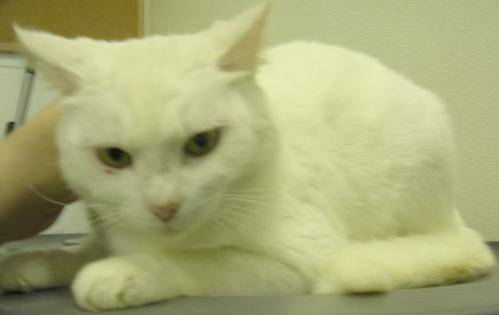
#> input picture Lab/data/cats_and_dogs_filtered/train/cats/cat.13.jpg, 499 x 315 px, found by its file name; its folder holds only this picture in this run
$ jupyter execute --allow-errors clustering.ipynb
#> lines starting #> are read from the running program, lines starting #| are printed output that depends on the picture
# A. K-Means

## 1. Ví dụ 1

Numpy:

[cell 1]
import numpy as np
import matplotlib.pyplot as plt
from scipy.spatial.distance import cdist
np.random.seed(11)

# Kỳ vọng và hiệp phương sai của 3 cụm dữ liệu
means = [[2, 2], [8, 3], [3, 6]]
cov = [[1, 0], [0, 1]]

# Số điểm mỗi cụm dữ liệu
N = 500

# Tạo các cụm dữ liệu qua phân bố chuẩn (Gaussian)
X0 = np.random.multivariate_normal(means[0], cov, N)
X1 = np.random.multivariate_normal(means[1], cov, N)
X2 = np.random.multivariate_normal(means[2], cov, N)
# Tổng hợp dữ liệu từ các cụm
X = np.concatenate((X0, X1, X2), axis = 0)

# Số cụm = 3
K = 3

# Gán nhãn ban đầu cho các cụm, sau đó ta test model và so sánh
original_label = np.asarray([0]*N + [1]*N + [2]*N).T

Visualize data:

[cell 2]
X0 = X[original_label == 0, :]
X1 = X[original_label == 1, :]
X2 = X[original_label == 2, :]

plt.plot(X0[:, 0], X0[:, 1], 'b^', markersize = 4, alpha = .8)
plt.plot(X1[:, 0], X1[:, 1], 'go', markersize = 4, alpha = .8)
plt.plot(X2[:, 0], X2[:, 1], 'rs', markersize = 4, alpha = .8)
plt.axis('equal')
plt.plot()
plt.show()
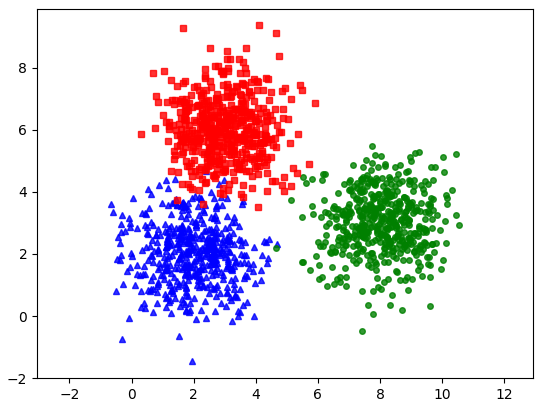
#> figure drawn by matplotlib, 1 panel

[cell 3]
def kmeans_display(X, label, centers=None):
    K = np.amax(label) + 1  # Số cụm

    # Tạo màu ngẫu nhiên cho các cụm
    colors = plt.cm.rainbow(np.linspace(0, 1, K))
    markers = ['o', 's', '^', 'v', '<', '>', 'p', '*', 'h', 'H']  # Các marker khác nhau cho mỗi cụm

    # Vẽ các điểm theo từng cụm
    for k in range(K):
        Xk = X[label == k, :]
        plt.scatter(Xk[:, 0], Xk[:, 1],
                   c=[colors[k]],
                   marker=markers[k % len(markers)],
                   alpha=0.6)

    # Vẽ các tâm cụm nếu có
    if centers is not None:
        for i in range(K):
            plt.plot(centers[i, 0], centers[i, 1], '*',
                    color='black',
                    markersize=15,
                    label=f'Centroid {i}')

    plt.title(f'K-means Clustering with {K} clusters')
    plt.legend()
    plt.axis('equal')
    plt.grid(True, alpha=0.3)
    plt.show()
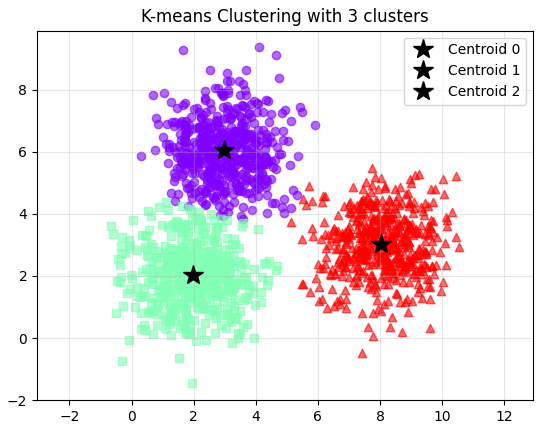
#> figure drawn by matplotlib, 1 panel

[cell 4]
def kmeans_init_centers(X, k):
    # randomly pick k rows of X as initial centers
    return X[np.random.choice(X.shape[0], k, replace=False)]

[cell 5]
def kmeans_assign_labels(X, centers):
    # calculate pairwise distances btw data and centers
    D = cdist(X, centers)
    # return index of the closest center
    return np.argmin(D, axis = 1)

[cell 6]
def kmeans_update_centers(X, labels, K):
    centers = np.zeros((K, X.shape[1]))
    for k in range(K):
        # collect all points assigned to the k-th cluster
        Xk = X[labels == k, :]
        # take average
        centers[k,:] = np.mean(Xk, axis = 0)
    return centers

[cell 7]
def has_converged(centers, new_centers):
    # return True if two sets of centers are the same
    return (set([tuple(a) for a in centers]) ==  set([tuple(a) for a in new_centers]))

[cell 8]
def kmeans(X, K):
    centers = [kmeans_init_centers(X, K)]
    labels = []
    it = 0
    while True:
        labels.append(kmeans_assign_labels(X, centers[-1]))
        new_centers = kmeans_update_centers(X, labels[-1], K)
        if has_converged(centers[-1], new_centers):
            break
        centers.append(new_centers)
        it += 1
    return (centers, labels, it)

[cell 9]
(centers, labels, it) = kmeans(X, K)
print('Centers found by our algorithm:')
print(centers[-1])

kmeans_display(X, labels[-1], centers[-1])

Sci-kit learn:

[cell 10]
from sklearn.cluster import KMeans
kmeans = KMeans(n_clusters=3, random_state=0).fit(X)
print('Centers found by scikit-learn:')
print(kmeans.cluster_centers_)
pred_label = kmeans.predict(X)
centroids = kmeans.cluster_centers_
kmeans_display(X, pred_label, centroids)
#> in kmeans_display (call 2), `plt.show()`:
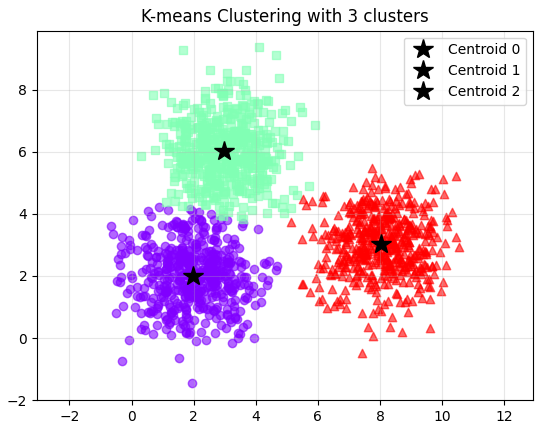
#> figure drawn by matplotlib, 1 panel

## 2. Ví dụ 2

[cell 11]
import numpy as np
from mnist.loader import MNIST
import matplotlib.pyplot as plt
from sklearn.cluster import KMeans
from sklearn.neighbors import NearestNeighbors
from sklearn.preprocessing import normalize

def display_network(A, m = -1, n = -1):
#> called with A = array of shape (2, 3), m = 3, n = 1
    opt_normalize = True
    opt_graycolor = True

    # Rescale
    A = A - np.average(A)

    # Compute rows & cols
    (row, col) = A.shape
    sz = int(np.ceil(np.sqrt(row)))
    buf = 1
    if m < 0 or n < 0:
        n = np.ceil(np.sqrt(col))
        m = np.ceil(col / n)


    image = np.ones(shape=(buf + m * (sz + buf), buf + n * (sz + buf)))

    if not opt_graycolor:
        image *= 0.1

    k = 0

    for i in range(int(m)):
        for j in range(int(n)):
            if k >= col:
                continue

            clim = np.max(np.abs(A[:, k]))

            if opt_normalize:
                image[buf+i*(sz+buf):buf+i*(sz+buf)+sz,buf+j*(sz+buf):buf+j*(sz+buf)+sz] = A[:, k].reshape(sz, sz) / clim
            else:
                image[buf+i*(sz+buf):buf+i*(sz+buf)+sz,buf+j*(sz+buf):buf+j*(sz+buf)+sz] = A[:, k].reshape(sz, sz) / np.max(np.abs(A))
            k += 1

    return image

# [32 lines left out: function display_color_network, not called in this run]

#> (a cell that did not finish here is left out)

[cell 13]
print(type(kmeans.cluster_centers_.T))
print(kmeans.cluster_centers_.T.shape)
#> (the rest of this cell did not finish here and is left out)

[cell 14]
from sklearn.neighbors import NearestNeighbors

N0 = 20;
X1 = np.zeros((N0*K, 784))
X2 = np.zeros((N0*K, 784))

#> (the rest of this cell did not finish here and is left out)

[cell 15]
plt.axis('off')
A = display_network(X2.T, K, N0)
f2 = plt.imshow(A, interpolation='nearest' )
plt.gray()
plt.show()
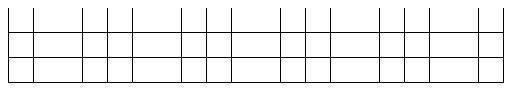
#> figure drawn by matplotlib, 1 panel

## Bài 1.1

[cell 16]
# train path
train_images_path = 'train-images-idx3-ubyte.gz'
train_labels_path = 'train-labels-idx1-ubyte.gz'
# test path
test_images_path = 't10k-images-idx3-ubyte.gz'
test_labels_path = 't10k-labels-idx1-ubyte.gz'

def get_mnist_data(images_path, labels_path, num_images
                   , shuffle=False, _is=True, image_size=28):
    # read data
    import gzip           # to decompress gz (zip) file

    # open file training to read training data
    f_images = gzip.open(images_path,'r')

    # skip 16 first bytes because these are not data, only header infor
    f_images.read(16)

    # general: read num_images data samples if this parameter is set;
    # if not, read all (60000 training or 10000 test)
    real_num = num_images if not shuffle else (60000 if _is else 10000)

    # read all data to buf_images (28x28xreal_num)
    buf_images = f_images.read(image_size * image_size * real_num)

    # images
    images = np.frombuffer(buf_images, dtype=np.uint8).astype(np.float32)
    images = images.reshape(real_num, image_size, image_size,)

    # Read labels
    f_labels = gzip.open(labels_path,'r')
    f_labels.read(8)

    labels = np.zeros((real_num)).astype(np.int64)

    # rearrange to correspond the images and labels
    for i in range(0, real_num):
        buf_labels = f_labels.read(1)
        labels[i] = np.frombuffer(buf_labels, dtype=np.uint8).astype(np.int64)

    # shuffle to get random images data
    if shuffle is True:
        rand_id = np.random.randint(real_num, size=num_images)

        images = images[rand_id, :]
        labels = labels[rand_id,]

    # change images data to type of vector 28x28 dimentional
    images = images.reshape(num_images, image_size * image_size)
    return images, labels

#> (the rest of this cell did not finish here and is left out)

[cell 17]
from sklearn.decomposition import PCA

pca = PCA(n_components=2)
#> (the rest of this cell did not finish here and is left out)

[cell 18]
# [24 lines left out: function visualize_all_digits, not called in this run]

# Visualize the transformed data with original labels
#> (the rest of this cell did not finish here and is left out)

Use plotly for flexibility:

[cell 19]
import plotly.express as px
import pandas as pd

# [35 lines left out: function interactive_digit_plot, not called in this run]

# Sử dụng với dữ liệu đã transform
#> (the rest of this cell did not finish here and is left out)

Sau khi áp dụng PCA với số chiều giữ lại là 2, ta có:
- Dữ liệu của ta có xu hướng phân thành 4 cụm khá rõ ràng:
  - Cụm 1
  - Cụm 4,7,9
  - Cụm 2,3,5,6,8
  - Cụm 0
- Kết quả này khá tương đồng so với trước khi giảm chiều: các chữ số (4,7,9), (3,5,8), (2,3,5) thường có nhiều điểm tương đồng
- Do đó, ta sẽ áp dụng Kmeans với số cụm là 4

[cell 20]
# [12 lines left out: function kmeans, not called in this run]

[cell 21]
K = 4
#> (the rest of this cell did not finish here and is left out)

- Kết quả phân cụm tương đối tốt, tuy nhiên, do Kmeans sử dụng đường trung trực giữa 2 centroid để phân biệt giữa 2 cụm nên kết quả vẫn còn khá thô
- Cluster 3 (số 0) đang bị rộng hơn so với dữ liệu trong thực tế

## Bài 1.2

[cell 22]
import os

base_dir = r"C:\Users\ADMIN\OneDrive\Machine Learning\machine_learning\Lab\lab9_cnn\cats_and_dogs_filtered"
train_dir = os.path.join(base_dir, 'train')
val_dir = os.path.join(base_dir, 'validation')
# Change the base_dir to where you put dataset
print("Contents of base directory:")
print(os.listdir(base_dir))

print("\nContents of train directory:")
print(os.listdir(train_dir))

print("\nContents of validation directory:")
#> (the rest of this cell did not finish here and is left out)

Flatten image:

[cell 23]
import os
import numpy as np
from PIL import Image
from tqdm import tqdm  # For progress bar

def load_and_flatten_images(directory, target_size=(128, 128)):
    """
        labels: 0 for cats, 1 for dogs
    """
#> called with target_size = (128, 128)
    images = []
    labels = []

    # Process each category (cats and dogs)
    for category in ['cats', 'dogs']:
        category_path = os.path.join(directory, category)
        label = 0 if category == 'cats' else 1

        # Get all images in the category folder
        image_files = os.listdir(category_path)

        # Process each image
        for image_file in tqdm(image_files):
            image_path = os.path.join(category_path, image_file)

            try:
                # Load and preprocess image
                img = Image.open(image_path)
#> img is the input picture: PIL image 499x315 RGB; mean R, G, B 169.3, 171.5, 120.3
                img = img.convert('RGB')  # Convert to RGB format
                img = img.resize(target_size)  # Resize image
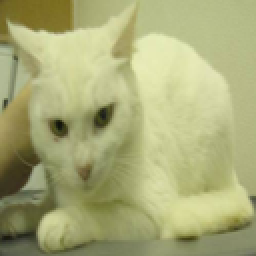
#> img: PIL image 128x128 RGB (shown 2 times larger); mean R, G, B 169.3, 171.5, 120.3

                # Convert to numpy array and flatten
                img_array = np.array(img)
                flattened = img_array.reshape(-1)  # Flatten the image

                images.append(flattened)
                labels.append(label)

            except Exception as e:
                print(f"Error processing {image_path}: {str(e)}")
                continue

    return np.array(images), np.array(labels)

# Load and flatten images from train directory
train_images, train_labels = load_and_flatten_images(train_dir)
#> train_labels = [0, 1]

# Print shapes to verify
print(f"\nFlattened images shape: {train_images.shape}")  # Should be (num_images, height*width*3)
#| Flattened images shape: (2, 49152)
print(f"Labels shape: {train_labels.shape}")  # Should be (num_images,)
#| Labels shape: (2,)

# Print some statistics
print(f"\nNumber of cats: {np.sum(train_labels == 0)}")
#| Number of cats: 1
print(f"Number of dogs: {np.sum(train_labels == 1)}")
#| Number of dogs: 1

train_images = train_images / 255.0

[cell 24]
kmeans = KMeans(n_clusters=2)
kmeans.fit(train_images)

[cell 25]
def visualize_cluster_images(images, cluster_labels, num_images_per_cluster=10, target_size=(128, 128)):
    """
    Visualize representative images from each cluster
    Args:
        images: Flattened image array (n_samples, n_features)
        cluster_labels: Cluster assignments
        num_images_per_cluster: Number of images to show per cluster (default increased to 10)
        target_size: Original image dimensions (height, width)
    """
#> called with images = array of shape (2, 49152), cluster_labels = array of shape (2,), num_images_per_cluster = 12, target_size = (128, 128)
    unique_clusters = np.unique(cluster_labels)
    n_clusters = len(unique_clusters)

    # Create a figure with subplots for each cluster
    # Increased figure size to accommodate more images
    fig, axes = plt.subplots(n_clusters, num_images_per_cluster,
                            figsize=(20, 4*n_clusters))

    # For each cluster
    for i, cluster in enumerate(unique_clusters):
        # Get indices of images in this cluster
        cluster_indices = np.where(cluster_labels == cluster)[0]

        # Get cluster statistics
        cluster_size = len(cluster_indices)
        actual_cats = np.sum(train_labels[cluster_indices] == 0)
        actual_dogs = np.sum(train_labels[cluster_indices] == 1)
        purity = max(actual_cats, actual_dogs) / cluster_size
        dominant_class = 'cats' if actual_cats > actual_dogs else 'dogs'

        # Randomly select images from this cluster
        selected_indices = np.random.choice(cluster_indices,
                                          size=min(num_images_per_cluster, len(cluster_indices)),
                                          replace=False)

        # Plot each selected image
        for j, idx in enumerate(selected_indices):
            # Reshape flattened image back to original dimensions
            img = images[idx].reshape(target_size[0], target_size[1], 3)

            # Plot
            axes[i, j].imshow(img)
            axes[i, j].axis('off')

            # Add title to first image in row
            if j == 0:
                title = f'Cluster {cluster}\n{dominant_class.capitalize()}: {purity:.1%}'
                axes[i, j].set_title(title, pad=20)
#> this loop made 2 passes
#> (actual_cats, actual_dogs, purity, dominant_class) on passes 1 to 2: (0, 1, 1, 'dogs'), (1, 0, 1, 'cats')

    plt.suptitle('Sample Images from Each Cluster', y=1.02, fontsize=16)
    plt.tight_layout()
    plt.show()
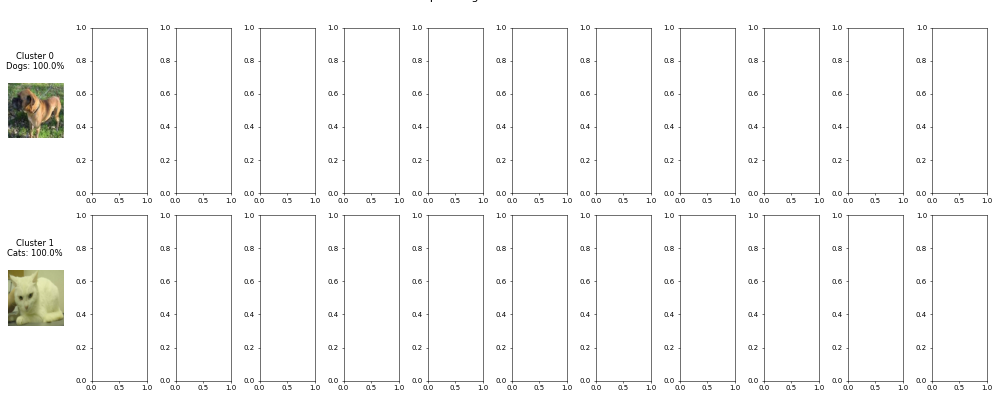
#> figure drawn by matplotlib, 2 panels

visualize_cluster_images(
    train_images,
    kmeans.labels_,
    num_images_per_cluster=12,
    target_size=(128, 128)
)

- Kết quả phân cụm chưa được tốt, cả 2 cụm đều chứa số lượng chó và mèo khá tương đồng nhau

#### Try with PCA:

[cell 26]
pca = PCA(n_components=2)
transformed = pca.fit_transform(train_images)
#> transformed = [[32.25, 2.14e-13], [-32.25, 2.14e-13]]
#> (the rest of the program and of its run is left out)
